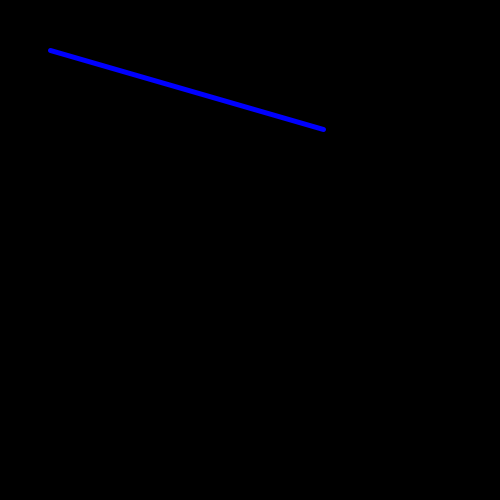
Frame 1 (no input)
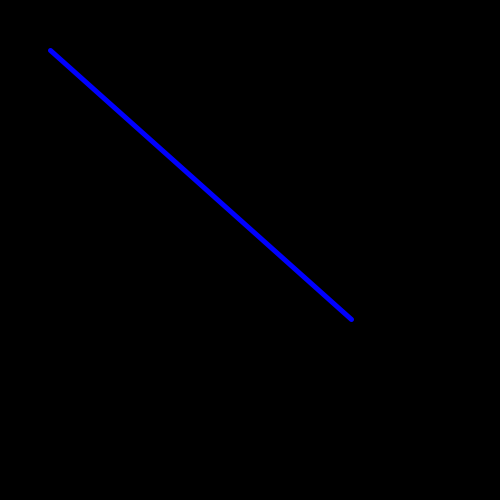
Frame 60 (the mouse pressed at the canvas centre just before this capture)
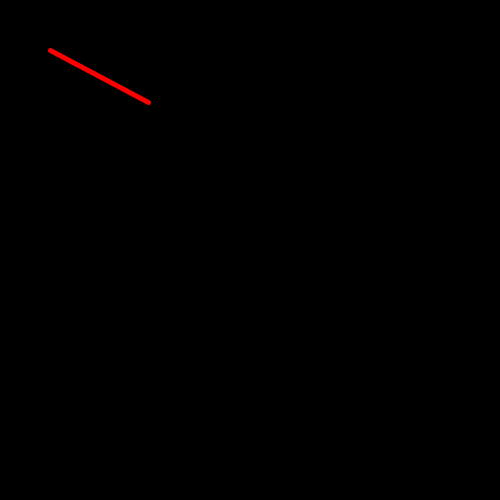
Frame 120 (the mouse held since frame 60 and released just before this capture)

The Processing sketch that drew these frames (run headless with seeded random() and noise(); from frame 60 on, the mouse is pressed at the canvas centre):

// Processing sketch: primer14
// ── primer14.pde

int x,y;

void setup() 
{
  frameRate(20);
  size(500,500);
}

void draw() 
{
  x = (int) random(width);
  y = (int) random(height);
  background(0,0,0);
  strokeWeight(5);
  if (x < width / 2) 
  {
    stroke(255,0,0);
  }
  else {
    stroke(0,0,255);
  }
  line(x,y,50,50);
}
